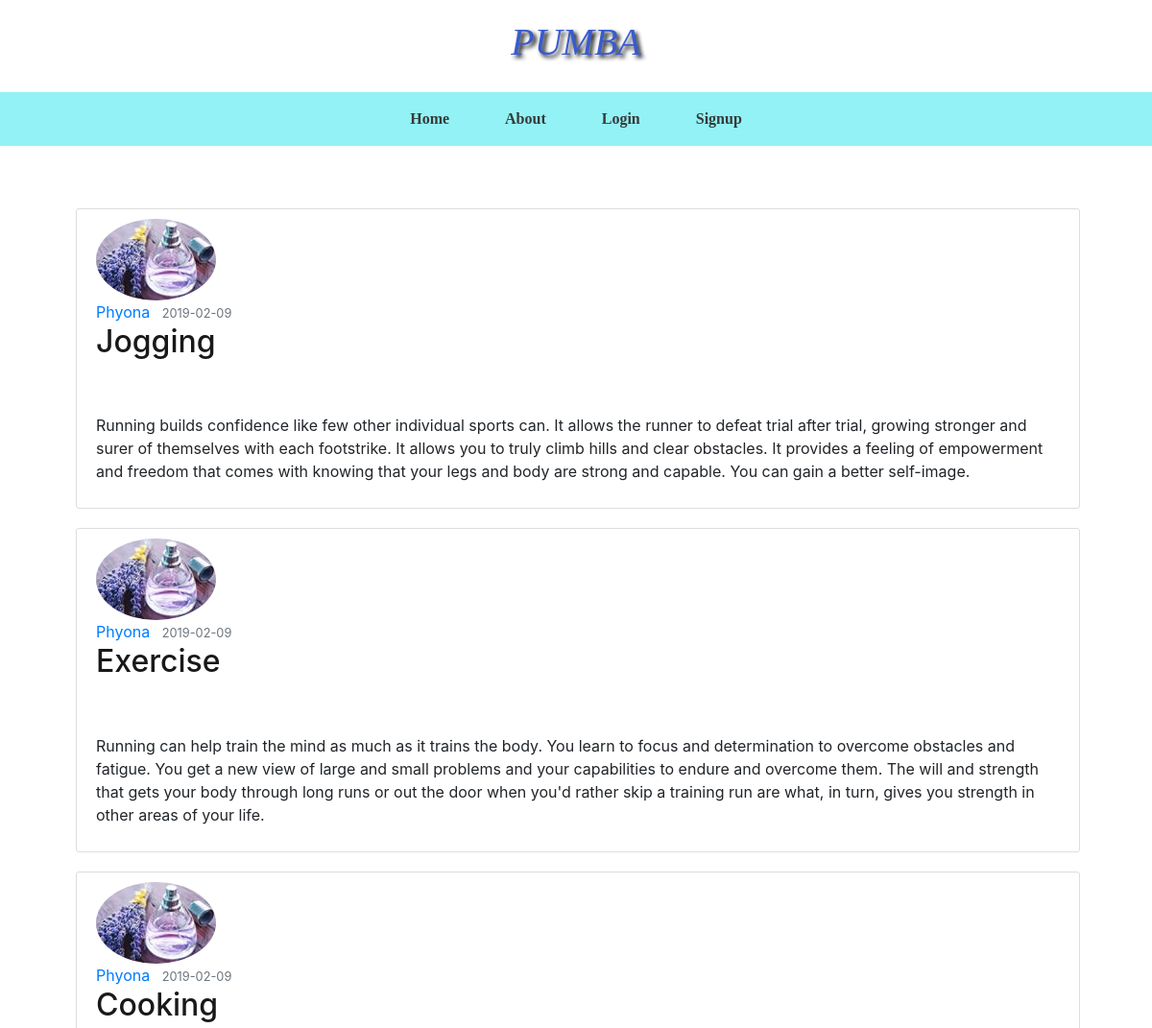
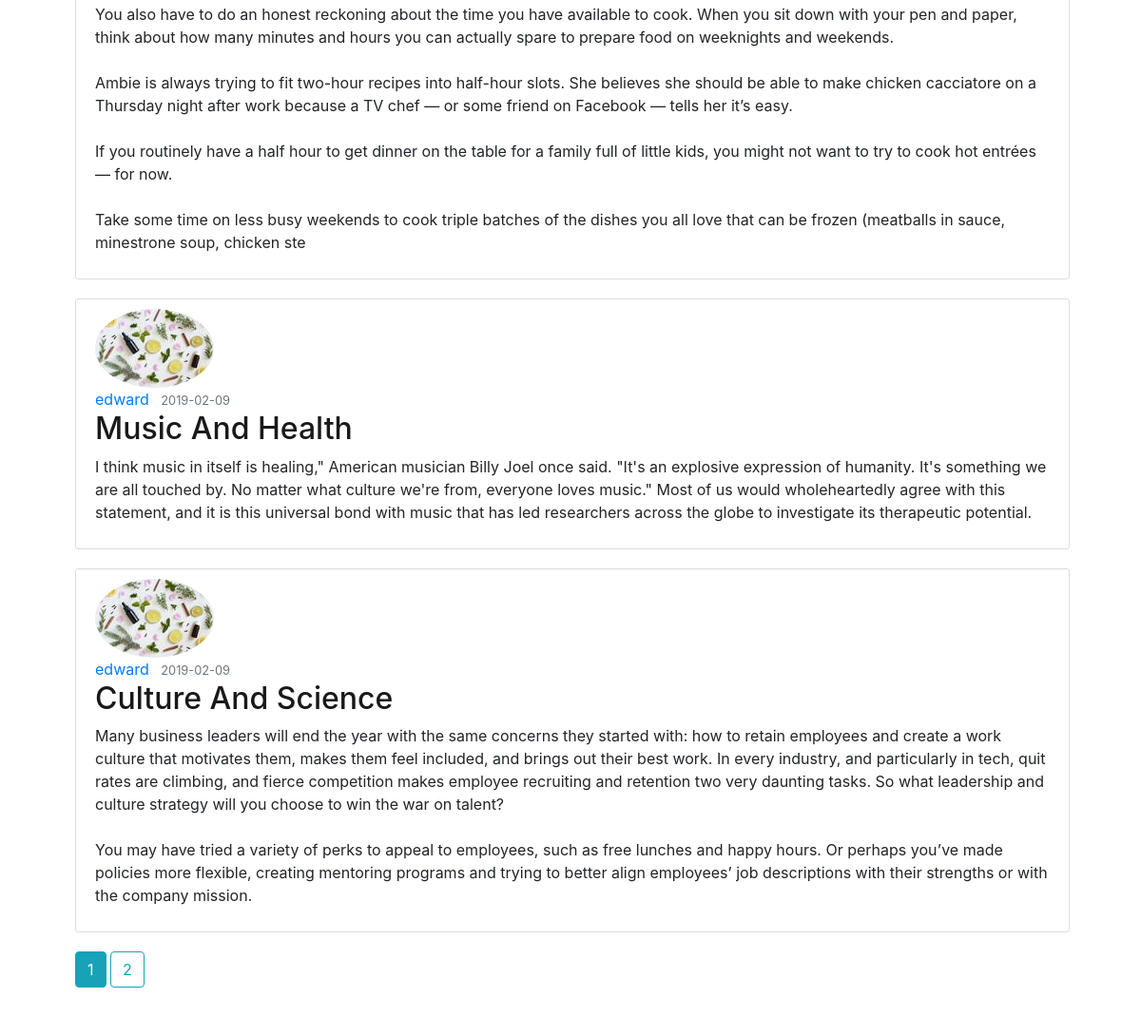
Page /home on the earlier database version (2 pictures, top to bottom).
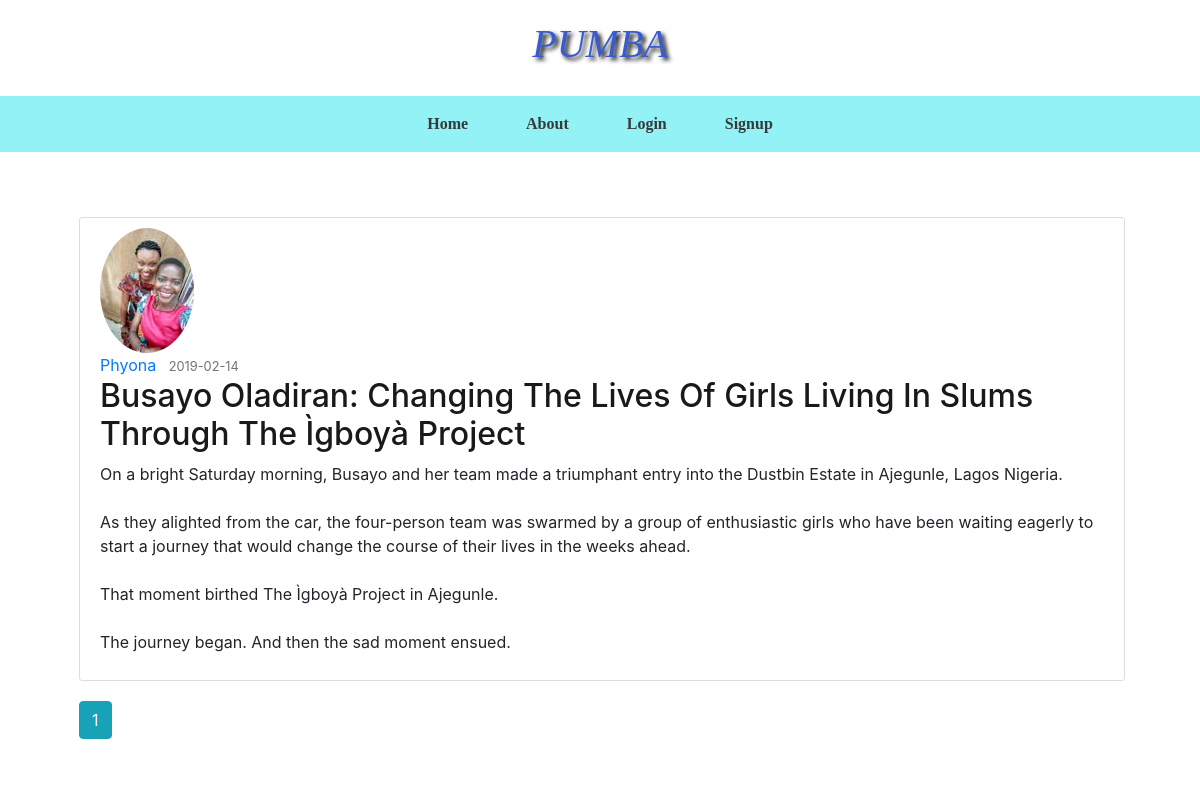
Same page on the later database version.
### flaskblog/models.py (models this page shows, shortened)
class Posts(db.Model):
    id = db.Column(db.Integer, primary_key=True)
    title = db.Column(db.String(25), unique=True, nullable=False)
    date_posted= db.Column(db.DateTime(25), nullable=False, default=datetime.utcnow)
    content = db.Column(db.Text(50), nullable=False)
    user_id = db.Column(db.Integer, db.ForeignKey('user.id'), nullable=False)

class User(db.Model, UserMixin):
    id = db.Column(db.Integer, primary_key=True)
    username = db.Column(db.String(25), unique=True, nullable=False)
    email = db.Column(db.String(25), unique=True, nullable=False)
    image_file = db.Column(db.String(20), nullable=False, default='default.jpg')
    password = db.Column(db.String(50), nullable=False)
    posts = db.relationship('Posts', backref='author', lazy=True)

### flaskblog/routes.py (the view)
@app.route("/")
@app.route("/home")
def home():
    page = request.args.get('page', 1, type=int)
    posts = Posts.query.paginate(page=page, per_page=5)
    return render_template('home.html', posts=posts)

### flaskblog/templates/home.html
{% extends "layout.html" %}
{% block content %}
    {% for post in posts.items %}
       <article class="media content-section">
           <div class="media-body">
              <img class="rounded-circle"src="{{url_for('static', filename='profile_pic/' + post.author.image_file)}}">
              <div class="article-metadata">
               <a class="mr-2" href="">{{post.author.username}}</a>
                <small class="text-muted">{{post.date_posted.strftime('%Y-%m-%d')}}</small>
              </div>
                <h2><a class="article-title" href="{{url_for('post', post_id=post.id) }}">{{post.title}}</a></h2>
                <p class="article-content">{{post.content}}</p>
              </div>
       </article>
       {% endfor %}
       {% for page_num in posts.iter_pages(left_edge=1, right_edge=1, left_current=1, right_current=2) %}
        {% if page_num %}
              {% if posts.page == page_num %}
              <a class="btn btn-info mb-4" href="{{ url_for('home', page=page_num) }}">{{ page_num }}</a>
              {% else %}
              <a class="btn btn-outline-info mb-4" href="{{ url_for('home', page=page_num) }}">{{ page_num }}</a>
              {% endif %}
        {% else %}
        ...
        {% endif %}
       {% endfor %}
{% endblock content %}

### flaskblog/templates/layout.html (shortened to what this page needs)
<!DOCTYPE html>
<html>
<head>
    <link rel="stylesheet" href="https://stackpath.bootstrapcdn.com/bootstrap/4.1.3/css/bootstrap.min.css">
    <link rel="stylesheet" type="text/css" href="{{url_for ('static', filename='main.css')}}">
<body>
  <header>
    <h1>Pumba</h1>
  </header>
    <nav>
        <ul>
            <li><a href="{{url_for('home')}}">Home</a></li>
            <li><a href="{{url_for('about')}}">About</a></li>
            {%  if current_user.is_authenticated %}
            <li><a href="{{url_for('new_post')}}">New Post</a></li>
            <li><a href="{{url_for('account')}}">Account</a></li>
            <li><a href="{{url_for('logout')}}">Logout</a></li>
            {% else %}
            <li><a href="{{url_for('login')}}">Login</a></li>
            <li><a href="{{url_for('register')}}">Signup</a></li>
            {% endif %}
        </ul>
    </nav>
  <div class="container">
    <div class="row">
      <div class="left_col ml-1">
          {% block content %}{% endblock %}
        </div>
    </div>
  </div>
</body>
</html>

### flaskblog/static/main.css (style rules this page uses)
* { text-decoration: none; list-style-type: none; box-sizing: border-box; }
body { padding: 0; }
header { padding: 20px; font-size: 40px; text-align: center; font-family:trajan; text-transform: uppercase; font-weight: bold; color:rgb(56, 91, 206); text-shadow: 3px 3px 4px rgb(12, 11, 11); font-style: italic; }
nav { margin: 0 auto; overflow: hidden; text-align: center; background-color:rgb(147, 242, 245); }
nav > ul { margin: 0 auto; padding: 0; display: block; width: fit-content; list-style-type: none; }
nav > ul> li { display: block; float: left; color: black; padding: 0 15px }
nav >ul >li >a { display: inline-block; padding: 16px 14px; color: rgb(54, 58, 58); text-decoration: none; font-size: 16px; font-family: garamond; font-weight: bold; }
.container { padding: 60px; margin-top: 5px; }
.content-section { background: #ffffff; padding: 10px 20px; border: 1px solid #dddddd; border-radius: 3px; margin-bottom: 20px; }
.article-title { color: #1a1919; text-transform: capitalize }
.article-content { white-space: pre-line; }
.row:after { content: ""; display: table; clear: both; }

Differences in the rows shown:
removed Posts: image_file (picture), author.username "Phyona", date_posted "2019-02-09", title "Jogging", content "Running builds confidence like few other individual sports can. It allows the runner to defeat trial after trial, growing stronger and surer of themselves with each footstrike. It allows you to truly climb hills and clear obstacles. It provides a feeling of empowerment and freedom that comes with knowing that your legs and body are strong and capable. You can gain a better self-image."
removed Posts: image_file (picture), author.username "Phyona", date_posted "2019-02-09", title "Exercise", content "Running can help train the mind as much as it trains the body. You learn to focus and determination to overcome obstacles and fatigue. You get a new view of large and small problems and your capabilities to endure and overcome them. The will and strength that gets your body through long runs or out the door when you'd rather skip a training run are what, in turn, gives you strength in other areas of your life."
removed Posts: image_file (picture), author.username "Phyona", date_posted "2019-02-09", title "Cooking", content "You also have to do an honest reckoning about the time you have available to cook. When you sit down with your pen and paper, think about how many minutes and hours you can actually spare to prepare food on weeknights and weekends. Ambie is always trying to fit two-hour recipes into half-hour slots. She believes she should be able to make chicken cacciatore on a Thursday night after work because a TV chef — or some friend on Facebook — tells her it’s easy. If you routinely have a half hour to get dinner on the table for a family full of little kids, you might not want to try to cook hot entrées — for now. Take some time on less busy weekends to cook triple batches of the dishes you all love…"
removed Posts: image_file (picture), author.username "edward", date_posted "2019-02-09", title "Music And Health", content "I think music in itself is healing,\" American musician Billy Joel once said. \"It's an explosive expression of humanity. It's something we are all touched by. No matter what culture we're from, everyone loves music.\" Most of us would wholeheartedly agree with this statement, and it is this universal bond with music that has led researchers across the globe to investigate its therapeutic potential."
removed Posts: image_file (picture), author.username "edward", date_posted "2019-02-09", title "Culture And Science", content "Many business leaders will end the year with the same concerns they started with: how to retain employees and create a work culture that motivates them, makes them feel included, and brings out their best work. In every industry, and particularly in tech, quit rates are climbing, and fierce competition makes employee recruiting and retention two very daunting tasks. So what leadership and culture strategy will you choose to win the war on talent? You may have tried a variety of perks to appeal to employees, such as free lunches and happy hours. Or perhaps you’ve made policies more flexible, creating mentoring programs and trying to better align employees’ job descriptions with their…"
added Posts: image_file (picture), author.username "Phyona", date_posted "2019-02-14", title "Busayo Oladiran: Changing The Lives Of Girls Living In Slums Through The Ìgboyà Project", content "On a bright Saturday morning, Busayo and her team made a triumphant entry into the Dustbin Estate in Ajegunle, Lagos Nigeria. As they alighted from the car, the four-person team was swarmed by a group of enthusiastic girls who have been waiting eagerly to start a journey that would change the course of their lives in the weeks ahead. That moment birthed The Ìgboyà Project in Ajegunle. The journey began. And then the sad moment ensued."
Other differences:
list line gone: "2"
